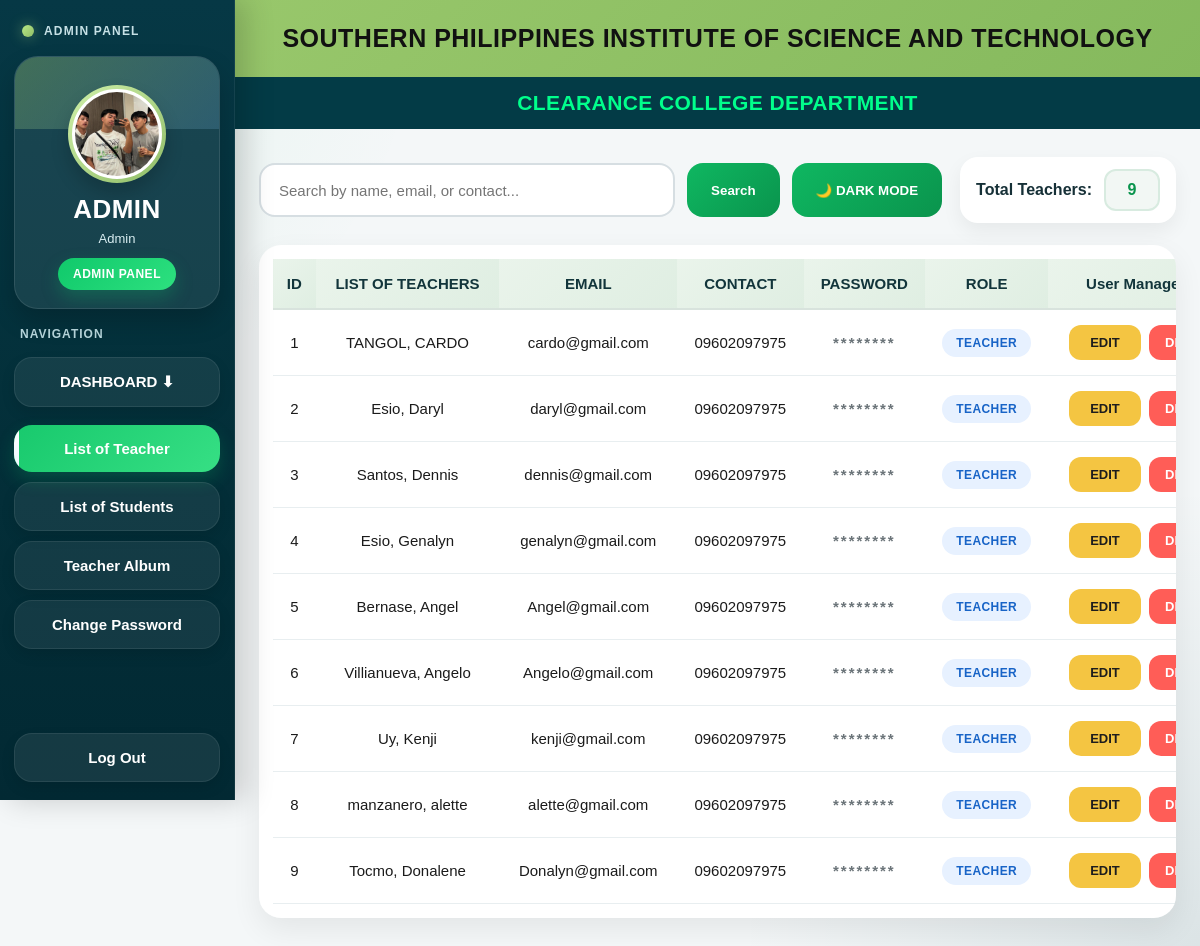
/clearance_system/dashboard/admin.php?view=teachers (signed in), run on an earlier commit of the app's database.
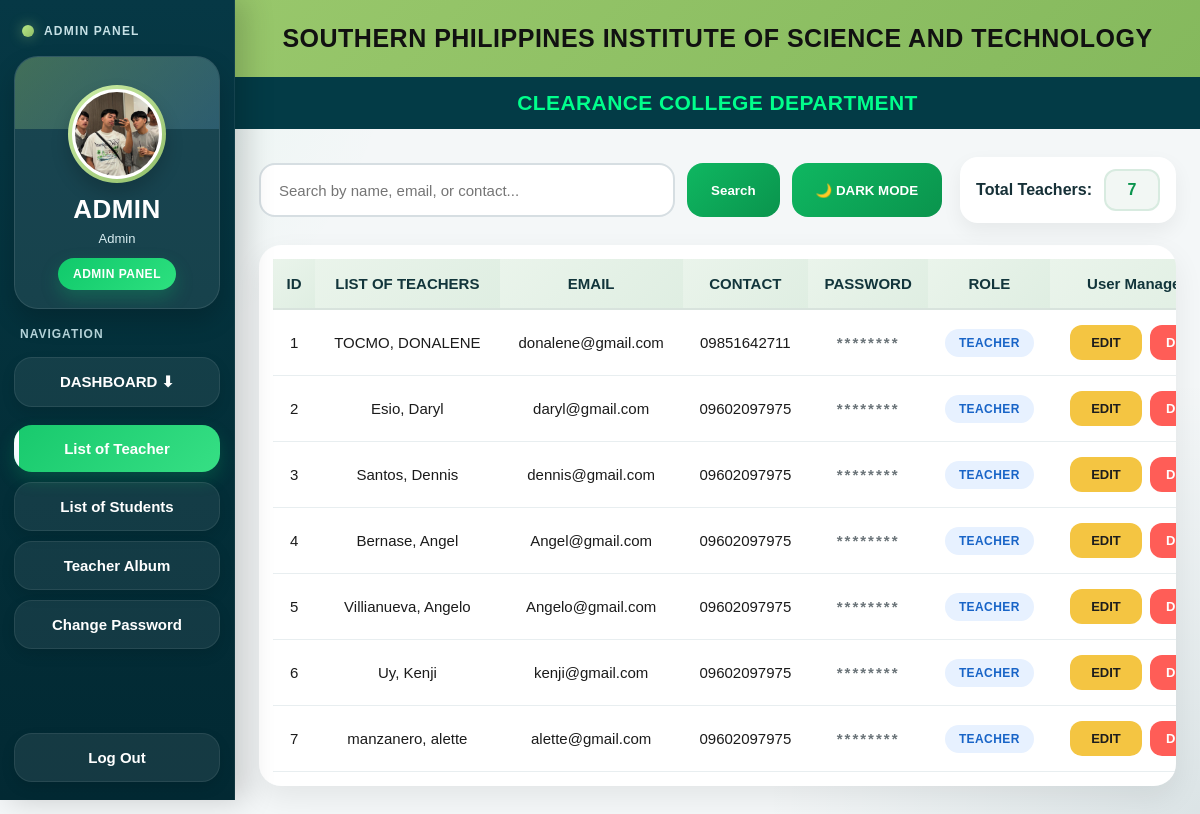
And on a later commit of the database.
### tables this page shows
CREATE TABLE `users` (
  `id` int(11) NOT NULL,
  `firstname` varchar(100) DEFAULT NULL,
  `lastname` varchar(100) DEFAULT NULL,
  `email` varchar(100) DEFAULT NULL,
  `contact_number` varchar(20) DEFAULT NULL,
  `password` varchar(255) DEFAULT NULL,
  `role` enum('student','teacher') DEFAULT NULL,
  `course` varchar(50) DEFAULT NULL,
  `profile_photo` varchar(255) DEFAULT NULL,
  `is_deleted` tinyint(1) NOT NULL DEFAULT 0,
  `deleted_at` datetime DEFAULT NULL
);

### clearance_system/dashboard/admin.php (the view, shortened to what this page needs)
<?php
include("../config/db.php");
$search = isset($_GET['search']) ? trim($_GET['search']) : '';
$courseFilter = isset($_GET['course']) ? trim($_GET['course']) : '';
$viewRole = isset($_GET['view']) ? trim($_GET['view']) : 'students';
$current_page = basename($_SERVER['PHP_SELF']);
$sql = "SELECT * FROM users WHERE 1=1";
if ($viewRole === 'students') {
    $sql .= " AND role = 'student'";
} elseif ($viewRole === 'teachers') {
    $sql .= " AND role = 'teacher'";
}
$sql .= " ORDER BY id DESC";
$stmt = $conn->prepare($sql);
$stmt->execute();
$result = $stmt->get_result();
$totalStudentsQuery = $conn->query("SELECT COUNT(*) as total FROM users WHERE role='student'");
$totalStudents = $totalStudentsQuery->fetch_assoc()['total'];
$totalTeachersQuery = $conn->query("SELECT COUNT(*) as total FROM users WHERE role='teacher'");
$totalTeachers = $totalTeachersQuery->fetch_assoc()['total'];
$adminName = isset($_SESSION['name']) && !empty($_SESSION['name']) ? $_SESSION['name'] : 'Administrator';
$default_admin_photo = "../assets/southern.png";
$admin_photo = $default_admin_photo;
$admin_id = isset($_SESSION['user_id']) ? intval($_SESSION['user_id']) : 0;
if ($admin_id > 0) {
    $admin_stmt = $conn->prepare("SELECT profile_photo FROM admin WHERE id = ?");
    $admin_stmt->bind_param("i", $admin_id);
    $admin_stmt->execute();
    $admin_data = $admin_stmt->get_result()->fetch_assoc();
    if ($admin_data && !empty($admin_data['profile_photo']) && file_exists("../assets/uploads/admin/" . $admin_data['profile_photo'])) {
        $admin_photo = "../assets/uploads/admin/" . $admin_data['profile_photo'];
    }
}
?>
<!DOCTYPE html>
<html lang="en">
<head>
</head>
<body>
<div class="admin-wrapper">
    <div class="sidebar">
        <div class="sidebar-top">
            <div class="brand-mini">
                <span class="brand-dot"></span>
                <span class="brand-text">Admin Panel</span>
            </div>
            <div class="profile-box">
                <div class="profile-icon-wrap">
                    <img src="<?php echo $admin_photo; ?>" alt="Admin Profile" class="profile-icon" onerror="this.src='../assets/southern.png';">
                </div>
                <h3>ADMIN</h3>
                <p><?php echo htmlspecialchars($adminName); ?></p>
                <div class="admin-badge">ADMIN PANEL</div>
            </div>
            <div class="menu-label">Navigation</div>
            <div class="dropdown">
                <button
                    type="button"
                    class="dropdown-btn <?php echo ($viewRole === 'students' && !empty($courseFilter)) ? 'active' : ''; ?>"
                    onclick="toggleDropdown()"
                >
                    <span>DASHBOARD ⬇</span>
                </button>
            </div>
            <div class="nav-group">
                <a class="side-btn <?php echo ($viewRole === 'teachers') ? 'active' : ''; ?>" href="admin.php?view=teachers">
                    <span>List of Teacher</span>
                </a>
                <a class="side-btn <?php echo ($viewRole === 'students' && empty($courseFilter)) ? 'active' : ''; ?>" href="admin.php?view=students">
                    <span>List of Students</span>
                </a>
                <a class="side-btn <?php echo ($current_page === 'admin_teacher_album.php') ? 'active' : ''; ?>" href="admin_teacher_album.php">
                    <span>Teacher Album</span>
                </a>
                <a class="side-btn <?php echo ($current_page === 'admin_change_password.php') ? 'active' : ''; ?>" href="admin_change_password.php">
                    <span>Change Password</span>
                </a>
            </div>
        </div>
        <div class="sidebar-bottom">
            <a class="side-btn logout-btn" href="../auth/logout.php">
                <span>Log Out</span>
            </a>
        </div>
    </div>
    <div class="main-content">
        <div class="top-header">SOUTHERN PHILIPPINES INSTITUTE OF SCIENCE AND TECHNOLOGY</div>
        <div class="sub-header">CLEARANCE COLLEGE DEPARTMENT</div>
        <div class="content-area">
            <div class="top-controls">
                <form method="GET" action="admin.php" class="search-form">
                    <input
                        type="text"
                        name="search"
                        placeholder="Search by name, email, or contact..."
                        value="<?php echo htmlspecialchars($search); ?>"
                    >
                    <button type="submit">Search</button>
                    <button type="button" class="darkmode-toggle" id="darkModeToggle" onclick="toggleDarkMode()">🌙 DARK MODE</button>
                </form>
                <div class="totals-box">
                    <?php if ($viewRole === 'students'): ?>
                        <span>
                            Total Students<?php echo !empty($courseFilter) ? " (" . htmlspecialchars($courseFilter) . ")" : ""; ?>:
                        </span>
                        <div class="count">
                            <?php
                            if (!empty($courseFilter)) {
                                $countStmt = $conn->prepare("SELECT COUNT(*) as total FROM users WHERE role='student' AND course=?");
                                $countStmt->bind_param("s", $courseFilter);
                                $countStmt->execute();
                                $countRes = $countStmt->get_result()->fetch_assoc();
                                echo $countRes['total'];
                            } else {
                                echo $totalStudents;
                            }
                            ?>
                        </div>
                    <?php else: ?>
                        <span>Total Teachers:</span>
                        <div class="count"><?php echo $totalTeachers; ?></div>
                    <?php endif; ?>
                </div>
            </div>
            <div class="table-wrap">
                <table>
                    <thead>
                        <tr>
                            <th>ID</th>
                            <th>LIST OF <?php echo ($viewRole === 'students') ? 'STUDENTS' : 'TEACHERS'; ?></th>
                            <th>EMAIL</th>
                            <th>CONTACT</th>
                            <th>PASSWORD</th>
                            <th>ROLE</th>
                            <th>User Management</th>
                        </tr>
                    </thead>
                    <tbody>
                        <?php if ($result->num_rows > 0): ?>
                            <?php $display_id = 1; ?>
                            <?php while($row = $result->fetch_assoc()): ?>
                                <tr>
                                    <td><?php echo $display_id; ?></td>
                                    <td><?php echo htmlspecialchars($row['lastname'] . ', ' . $row['firstname']); ?></td>
                                    <td><?php echo htmlspecialchars($row['email']); ?></td>
                                    <td><?php echo htmlspecialchars($row['contact_number']); ?></td>
                                    <td><span class="password-mask">********</span></td>
                                    <td>
                                        <span class="role-badge <?php echo ($row['role'] === 'student') ? 'role-student' : 'role-teacher'; ?>">
                                            <?php echo strtoupper(htmlspecialchars($row['role'])); ?>
                                        </span>
                                    </td>
                                    <td>
                                        <div class="action-group">
                                            <a href="edit_user.php?id=<?php echo $row['id']; ?>" class="action-btn edit-btn">EDIT</a>
                                            <a href="delete_user.php?id=<?php echo $row['id']; ?>" class="action-btn delete-btn" onclick="return confirm('Delete this user?')">DELETE</a>
                                        </div>
                                    </td>
                                </tr>
                                <?php $display_id++; ?>
                            <?php endwhile; ?>
                        <?php endif; ?>
                    </tbody>
                </table>
            </div>
        </div>
    </div>
</div>
</body>
</html>

What changed in the data, as far as the page shows it:
removed users: lastname+firstname "TANGOL, CARDO", email "cardo@gmail.com", contact_number "09602097975", role "TEACHER"
removed users: lastname+firstname "Esio, Genalyn", email "genalyn@gmail.com", contact_number "09602097975", role "TEACHER"
removed users: lastname+firstname "Tocmo, Donalene", email "Donalyn@gmail.com", contact_number "09602097975", role "TEACHER"
added users: lastname+firstname "TOCMO, DONALENE", email "donalene@gmail.com", contact_number "09851642711", role "TEACHER"
Also different on the page:
$totalTeachers: "9" → "7"
